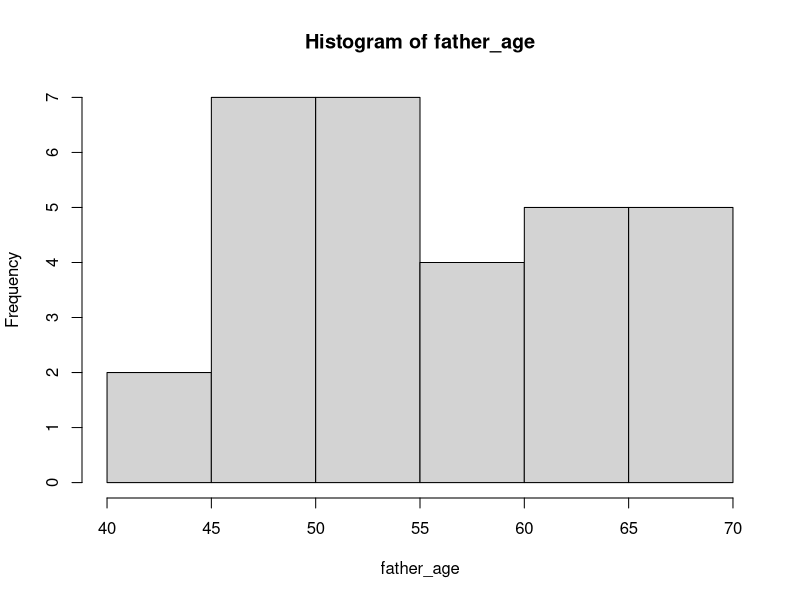
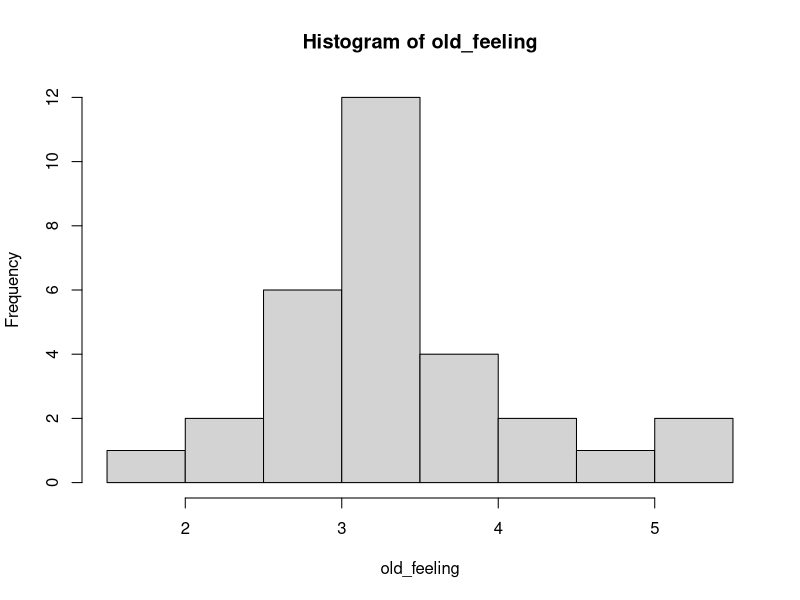
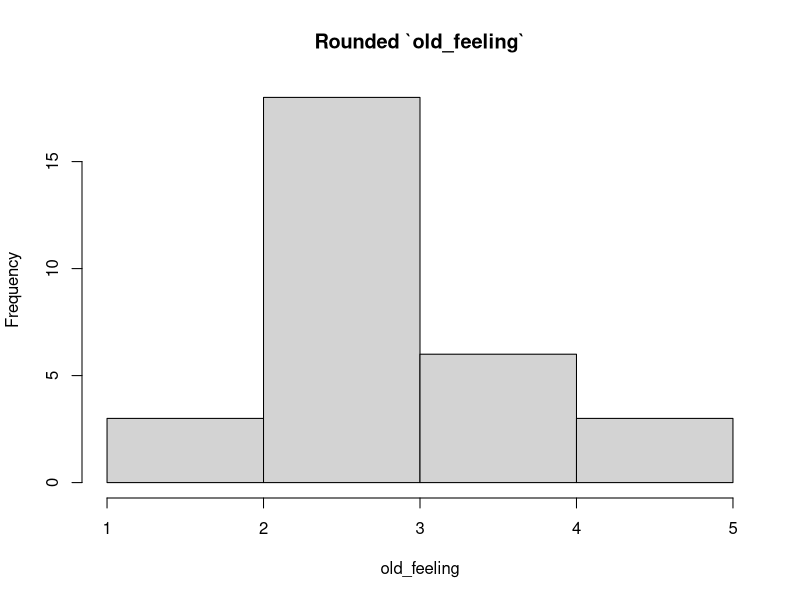
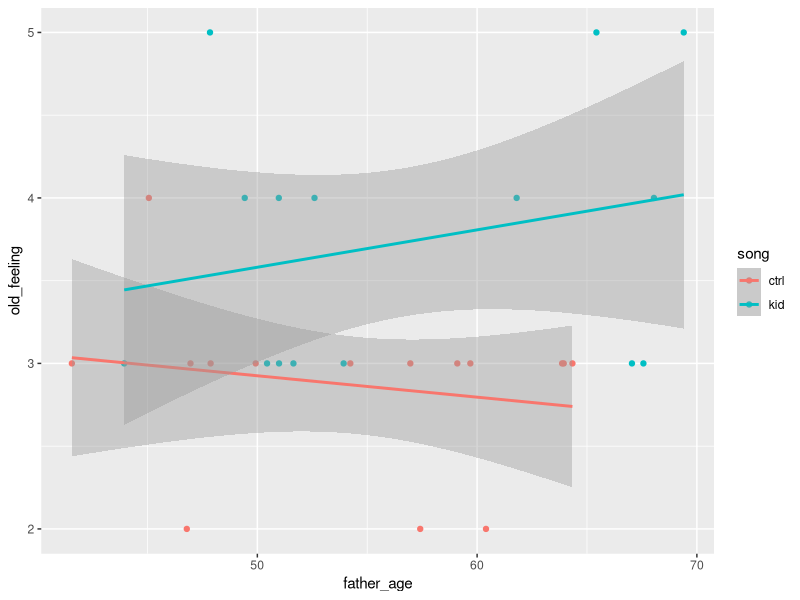
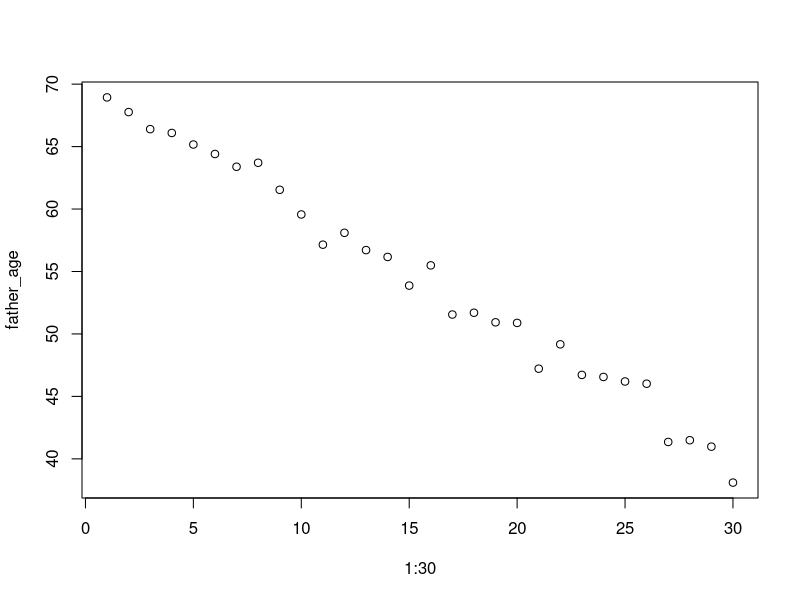
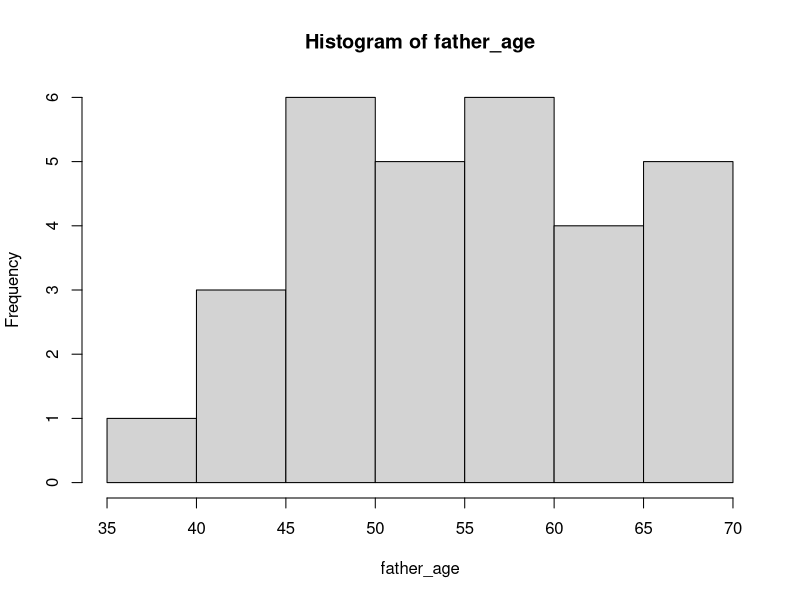
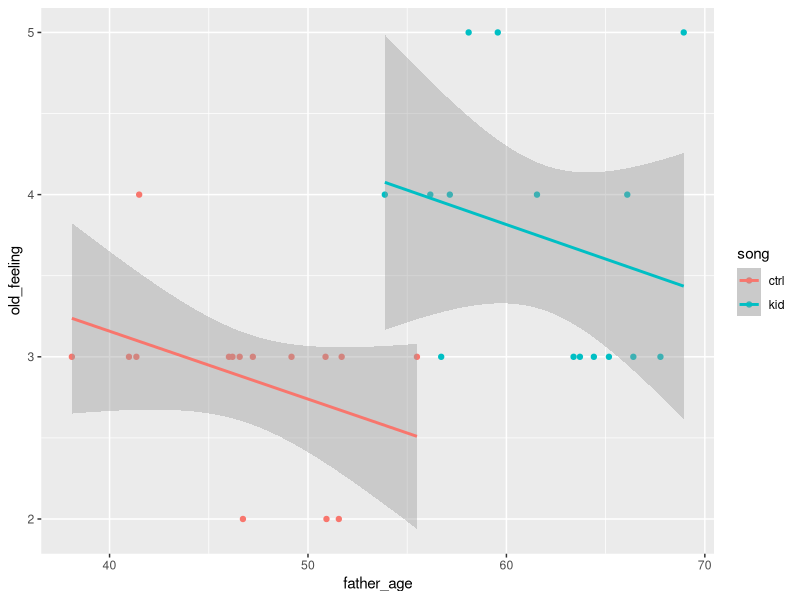
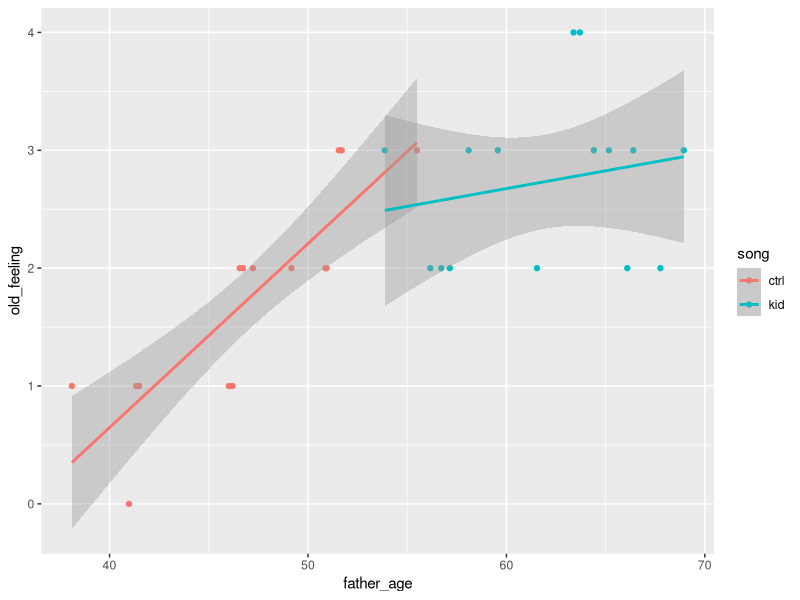

Generate these figures, in order, with R:
## ---- chunk 1
song <- c("kid", "ctrl")
song <- rep(song, each = 15)
song
## ---- chunk 2
father_age <- runif(n = 30, min = 40, max = 70)
hist(father_age)
## ---- chunk 3
old_feeling <- c(rnorm(15, mean = 3.75, sd = 0.5), rnorm(15, mean = 3, sd = 0.5))
hist(old_feeling)
## ---- chunk 4
old_feeling <- round(old_feeling, 0)
hist(old_feeling, main = "Rounded `old_feeling`", breaks = c(1, 2, 3, 4, 5))
## ---- chunk 5
false_pos_study_1 <- data.frame(sub_id = 1:30, song, father_age, old_feeling)
str(false_pos_study_1)
## ---- chunk 6
library(tidyverse)

false_pos_study_1 |>
  ggplot() +
  aes(x = father_age, y = old_feeling, color = song) +
  geom_point() +
  geom_smooth(method = lm) # linear fit
## ---- chunk 7
glm_ancova <- aov(formula = old_feeling ~ song + father_age, data = false_pos_study_1)
summary(glm_ancova)
## ---- chunk 8
father_age <- (69:40) + rnorm(30, 0, 1)
plot(1:30, father_age)
hist(father_age)
## ---- chunk 9
false_pos_study_1a <- data.frame(sub_id = 1:30, song, father_age, old_feeling)

false_pos_study_1a |>
  ggplot() +
  aes(x = father_age, y = old_feeling, color = song) +
  geom_point() +
  geom_smooth(method = lm) # linear fit

glm_ancova <- aov(formula = old_feeling ~ song + father_age, data = false_pos_study_1a)
summary(glm_ancova)
## ---- chunk 10
old_feeling <- (father_age-40)/(70-40) + rnorm(n=30, 0, 0.25)
old_feeling <- round(old_feeling/(max(old_feeling)-min(old_feeling))*4 + 1, 0)

false_pos_study_1b <- data.frame(sub_id = 1:30, song, father_age, old_feeling)

false_pos_study_1b |>
  ggplot() +
  aes(x = father_age, y = old_feeling, color = song) +
  geom_point() +
  geom_smooth(method = lm) # linear fit

glm_ancova <- aov(formula = old_feeling ~ song + father_age, data = false_pos_study_1b)
summary(glm_ancova)
